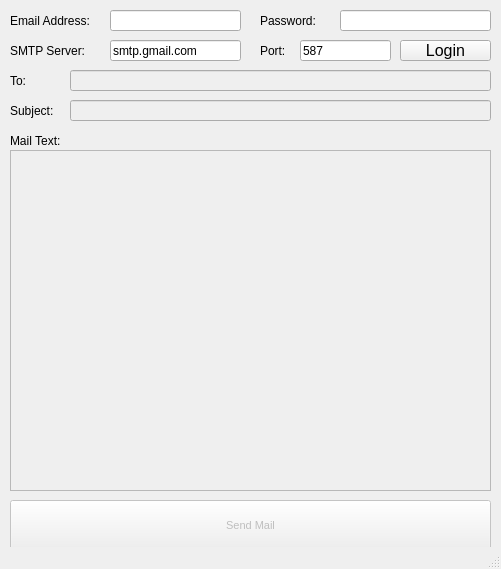
<?xml version="1.0" encoding="UTF-8"?>
<ui version="4.0">
 <class>MainWindow</class>
 <widget class="QMainWindow" name="MainWindow">
  <property name="geometry">
   <rect>
    <x>0</x>
    <y>0</y>
    <width>501</width>
    <height>569</height>
   </rect>
  </property>
  <property name="windowTitle">
   <string>Steganomailer</string>
  </property>
  <widget class="QWidget" name="centralwidget">
   <widget class="QLabel" name="label">
    <property name="geometry">
     <rect>
      <x>10</x>
      <y>10</y>
      <width>101</width>
      <height>21</height>
     </rect>
    </property>
    <property name="text">
     <string>Email Address:</string>
    </property>
   </widget>
   <widget class="QLineEdit" name="lineEdit">
    <property name="geometry">
     <rect>
      <x>110</x>
      <y>10</y>
      <width>131</width>
      <height>21</height>
     </rect>
    </property>
   </widget>
   <widget class="QLabel" name="label_2">
    <property name="geometry">
     <rect>
      <x>260</x>
      <y>10</y>
      <width>101</width>
      <height>21</height>
     </rect>
    </property>
    <property name="text">
     <string>Password:</string>
    </property>
   </widget>
   <widget class="QLineEdit" name="lineEdit_2">
    <property name="geometry">
     <rect>
      <x>340</x>
      <y>10</y>
      <width>151</width>
      <height>21</height>
     </rect>
    </property>
    <property name="echoMode">
     <enum>QLineEdit::Password</enum>
    </property>
   </widget>
   <widget class="QLabel" name="label_3">
    <property name="geometry">
     <rect>
      <x>10</x>
      <y>40</y>
      <width>101</width>
      <height>21</height>
     </rect>
    </property>
    <property name="text">
     <string>SMTP Server:</string>
    </property>
   </widget>
   <widget class="QLineEdit" name="lineEdit_3">
    <property name="geometry">
     <rect>
      <x>110</x>
      <y>40</y>
      <width>131</width>
      <height>21</height>
     </rect>
    </property>
    <property name="text">
     <string>smtp.gmail.com</string>
    </property>
   </widget>
   <widget class="QLabel" name="label_4">
    <property name="geometry">
     <rect>
      <x>260</x>
      <y>40</y>
      <width>101</width>
      <height>21</height>
     </rect>
    </property>
    <property name="text">
     <string>Port:</string>
    </property>
   </widget>
   <widget class="QLineEdit" name="lineEdit_4">
    <property name="geometry">
     <rect>
      <x>300</x>
      <y>40</y>
      <width>91</width>
      <height>21</height>
     </rect>
    </property>
    <property name="text">
     <string>587</string>
    </property>
   </widget>
   <widget class="QPushButton" name="pushButton">
    <property name="geometry">
     <rect>
      <x>400</x>
      <y>40</y>
      <width>91</width>
      <height>21</height>
     </rect>
    </property>
    <property name="font">
     <font>
      <pointsize>12</pointsize>
     </font>
    </property>
    <property name="text">
     <string>Login</string>
    </property>
   </widget>
   <widget class="QLabel" name="label_5">
    <property name="geometry">
     <rect>
      <x>10</x>
      <y>70</y>
      <width>31</width>
      <height>21</height>
     </rect>
    </property>
    <property name="text">
     <string>To:</string>
    </property>
   </widget>
   <widget class="QLineEdit" name="lineEdit_5">
    <property name="enabled">
     <bool>false</bool>
    </property>
    <property name="geometry">
     <rect>
      <x>70</x>
      <y>70</y>
      <width>421</width>
      <height>21</height>
     </rect>
    </property>
   </widget>
   <widget class="QLineEdit" name="lineEdit_6">
    <property name="enabled">
     <bool>false</bool>
    </property>
    <property name="geometry">
     <rect>
      <x>70</x>
      <y>100</y>
      <width>421</width>
      <height>21</height>
     </rect>
    </property>
   </widget>
   <widget class="QLabel" name="label_6">
    <property name="geometry">
     <rect>
      <x>10</x>
      <y>100</y>
      <width>51</width>
      <height>21</height>
     </rect>
    </property>
    <property name="text">
     <string>Subject:</string>
    </property>
   </widget>
   <widget class="QLabel" name="label_7">
    <property name="geometry">
     <rect>
      <x>10</x>
      <y>130</y>
      <width>71</width>
      <height>21</height>
     </rect>
    </property>
    <property name="text">
     <string>Mail Text:</string>
    </property>
   </widget>
   <widget class="QTextEdit" name="textEdit">
    <property name="enabled">
     <bool>false</bool>
    </property>
    <property name="geometry">
     <rect>
      <x>10</x>
      <y>150</y>
      <width>481</width>
      <height>341</height>
     </rect>
    </property>
   </widget>
   <widget class="QPushButton" name="pushButton_3">
    <property name="enabled">
     <bool>false</bool>
    </property>
    <property name="geometry">
     <rect>
      <x>10</x>
      <y>500</y>
      <width>481</width>
      <height>51</height>
     </rect>
    </property>
    <property name="font">
     <font>
      <pointsize>8</pointsize>
     </font>
    </property>
    <property name="text">
     <string>Send Mail</string>
    </property>
   </widget>
  </widget>
  <widget class="QStatusBar" name="statusbar"/>
 </widget>
 <resources/>
 <connections/>
</ui>
